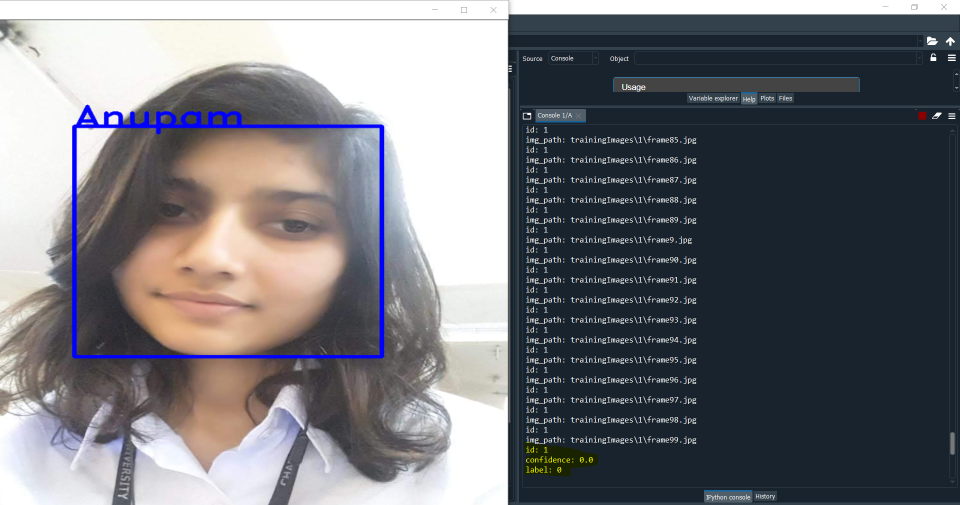
#> input picture Img1.PNG, 1920 x 1010 px, given in place of test10.jpg, which was not available (shown at 1/2 size)
$ python tester.py
#> lines starting #> are read from the running program, lines starting #| are printed output that depends on the picture; pictures that were not available may be replaced by others from this repository, and a replacement may not be noted
### faceRecognition.py
import cv2
import os
import numpy as np

#This module contains all common functions that are called in tester.py file


#Given an image below function returns rectangle for face detected alongwith gray scale image
def faceDetection(test_img):
    gray_img=cv2.cvtColor(test_img,cv2.COLOR_BGR2GRAY)#convert color image to grayscale
    face_haar_cascade=cv2.CascadeClassifier('HaarCascade/haarcascade_frontalface_default.xml')#Load haar classifier
    faces=face_haar_cascade.detectMultiScale(gray_img,scaleFactor=1.32,minNeighbors=5)#detectMultiScale returns rectangles

    return faces,gray_img

#Given a directory below function returns part of gray_img which is face alongwith its label/ID
def labels_for_training_data(directory):
    faces=[]
    faceID=[]

    for path,subdirnames,filenames in os.walk(directory):
        for filename in filenames:
            if filename.startswith("."):
                print("Skipping system file")#Skipping files that startwith .
                continue

            id=os.path.basename(path)#fetching subdirectory names
            img_path=os.path.join(path,filename)#fetching image path
            print("img_path:",img_path)
            print("id:",id)
            test_img=cv2.imread(img_path)#loading each image one by one
            if test_img is None:
                print("Image not loaded properly")
                continue
            faces_rect,gray_img=faceDetection(test_img)#Calling faceDetection function to return faces detected in particular image
            if len(faces_rect)!=1:
               continue #Since we are assuming only single person images are being fed to classifier
            (x,y,w,h)=faces_rect[0]
            roi_gray=gray_img[y:y+w,x:x+h]#cropping region of interest i.e. face area from grayscale image
            faces.append(roi_gray)
            faceID.append(int(id))
    return faces,faceID


#Below function trains haar classifier and takes faces,faceID returned by previous function as its arguments
# [4 lines left out: function train_classifier, not called in this run]

#Below function draws bounding boxes around detected face in image
def draw_rect(test_img,face):
    (x,y,w,h)=face
    cv2.rectangle(test_img,(x,y),(x+w,y+h),(255,0,0),thickness=5)

#Below function writes name of person for detected label
def put_text(test_img,text,x,y):
    cv2.putText(test_img,text,(x,y),cv2.FONT_HERSHEY_DUPLEX,2,(255,0,0),4)

### tester.py
import cv2
import os
import numpy as np
import faceRecognition as fr


#This module takes images  stored in diskand performs face recognition
#test_img=cv2.imread('TestImages/test9.jpg')
test_img=cv2.imread('TestImages/test10.jpg')#test_img path
#> test_img is the input picture: shape (1010, 1920, 3); mean B, G, R 121.1, 115.6, 114.8
faces_detected,gray_img=fr.faceDetection(test_img)
#> in faceDetection, `gray_img=cv2.cvtColor(test_img,cv2.COLOR_BGR2GRAY)#convert color image..`:
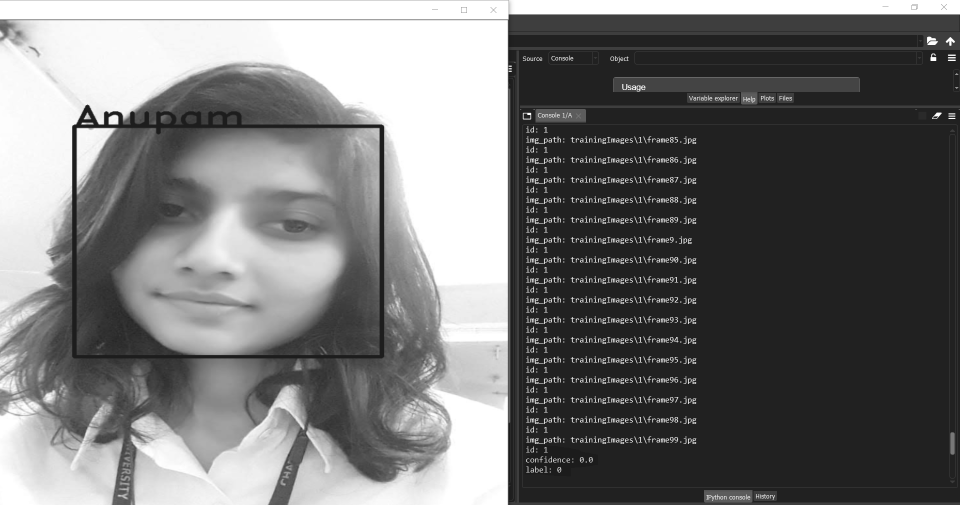
#> gray_img: shape (1010, 1920) (shown at 1/2 size); min 27, max 255, mean 115.9
#> in faceDetection, `faces=face_haar_cascade.detectMultiScale(gray_img,scaleFactor=1.32,min..`: faces = [[202, 233, 509, 509]]
#> faces_detected = [[202, 233, 509, 509]]
print("faces_detected:",faces_detected)
#| faces_detected: [[202 233 509 509]]


#Comment belows lines when running this program second time.Since it saves training.yml file in directory
faces,faceID=fr.labels_for_training_data('trainingImages')
#> in labels_for_training_data, `(x,y,w,h)=faces_rect[0]`: x = 202; y = 233; w = 509
#> in labels_for_training_data, `roi_gray=gray_img[y:y+w,x:x+h]#cropping region of interest i.e. face a..`:
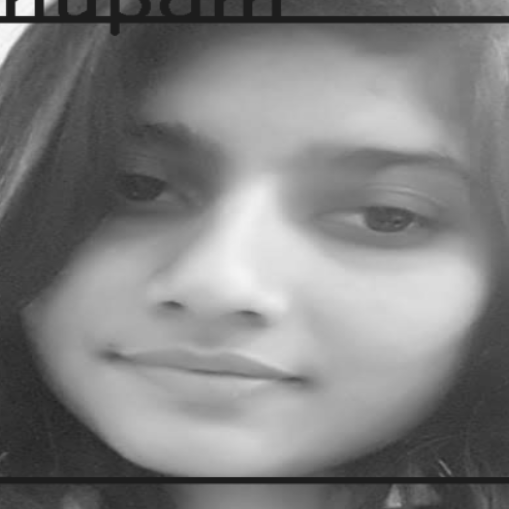
#> roi_gray: shape (509, 509); min 29, max 248, mean 127.9
#> (the run stopped early here; a loop or call above may not have finished)

$ run again, on Face Recognition/Img2.PNG
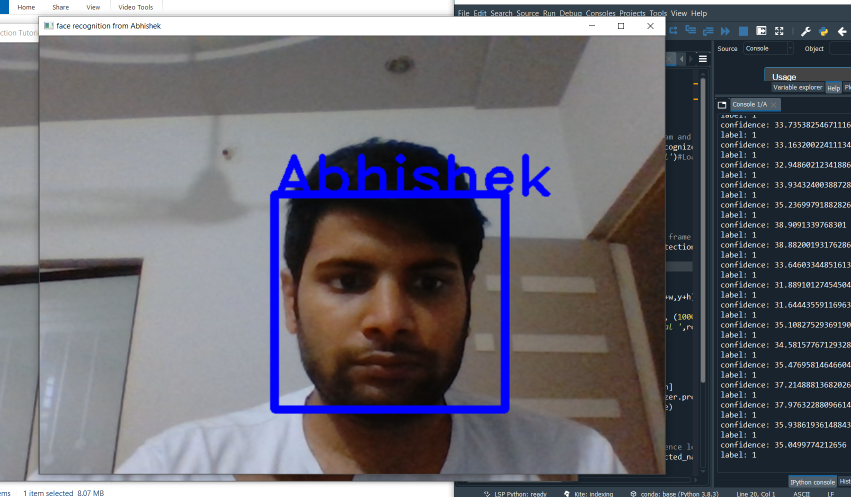
#> input picture Face Recognition/Img2.PNG, 1702 x 994 px, given in place of test10.jpg, which was not available (shown at 1/2 size)
#> test_img is the input picture: shape (994, 1702, 3); mean B, G, R 113.3, 105.3, 106
#> in faceDetection, `gray_img=cv2.cvtColor(test_img,cv2.COLOR_BGR2GRAY)#convert color image..`:
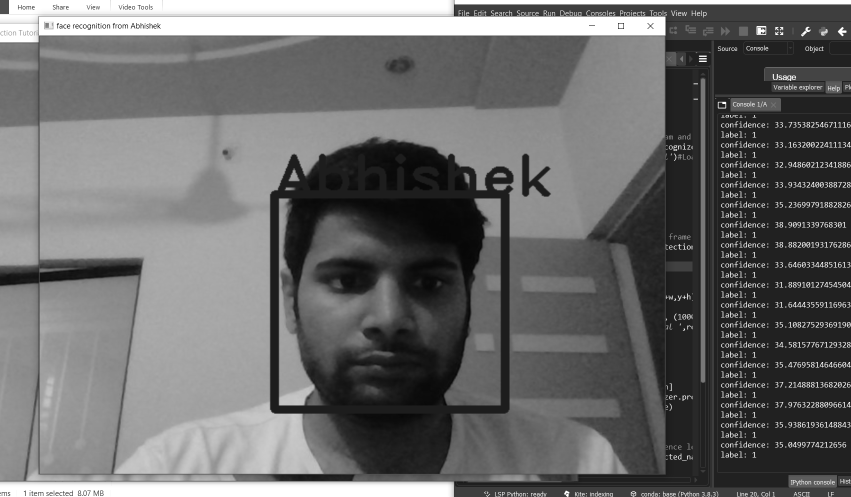
#> gray_img: shape (994, 1702) (shown at 1/2 size); min 0, max 255, mean 106.4
#> faces = [[560, 399, 424, 424]]
#| faces_detected: [[560 399 424 424]]
#> x = 560; y = 399; w = 424
#> in labels_for_training_data, `roi_gray=gray_img[y:y+w,x:x+h]#cropping region of interest i.e. face a..`:
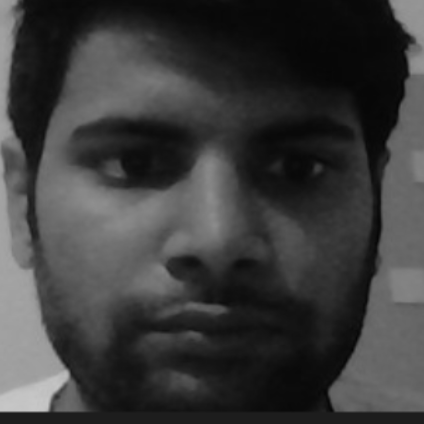
#> roi_gray: shape (424, 424); min 5, max 200, mean 59.7
